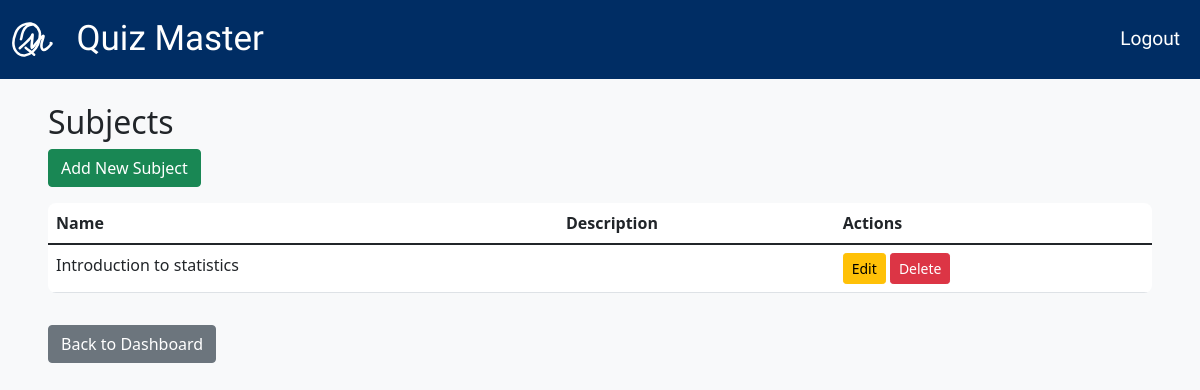
Before: /admin/manage_subjects (signed in) with the older database file.
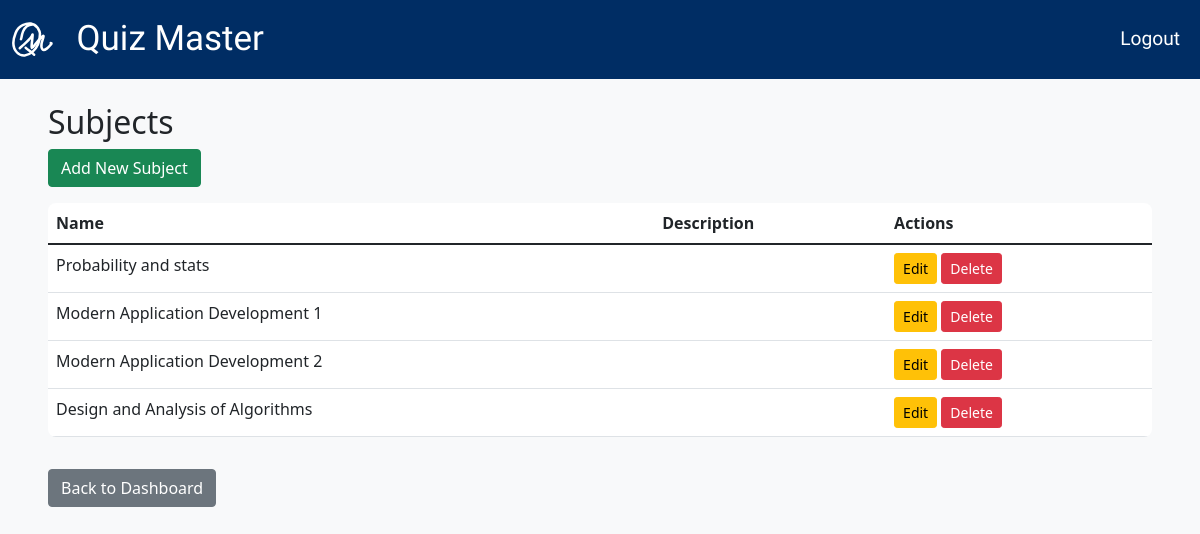
After: the same page with the newer database file.
### app.py (models this page shows)
class Subject(db.Model):
    __tablename__ = 'subject'
    subject_id = db.Column(db.Integer, primary_key=True)
    name = db.Column(db.String(100), unique=True, nullable=False)
    description = db.Column(db.Text)
    chapters = db.relationship('Chapters', backref='subject', lazy=True, cascade='all, delete-orphan')

### app.py (the view)
@app.route('/admin/manage_subjects')
@admin_required
def manage_subjects():
    subjects = Subject.query.all()
    return render_template('manage_subjects.html', subjects=subjects)

### app.py (called while the page is built)
def admin_required(f):
    @wraps(f)
    def decorated_function(*args, **kwargs):
        if 'user_id' not in session:
            if request.endpoint == "login":
                return f(*args, **kwargs)
            return redirect(url_for('login'))
        if session.get('role') != 'admin':
            flash("Unauthorized access!", "danger")
            return redirect(url_for('user_dashboard'))
        return f(*args, **kwargs)
    return decorated_function

### templates/manage_subjects.html
{% extends "base.html" %}
{% block content %}
<div class="container mt-4">
    <h2>Subjects</h2>
    <a href="{{ url_for('create_subject') }}" class="btn btn-success mb-3">Add New Subject</a>
    <div class="table-responsive">
    <table class="table">
        <thead>
            <tr>
                <th>Name</th>
                <th>Description</th>
                <th>Actions</th>
            </tr>
        </thead>
        <tbody>
            {% for subject in subjects %}
            <tr>
                <td>{{ subject.name }}</td>
                <td>{{ subject.description }}</td>
                <td>
                    <a href="{{ url_for('edit_subject', subject_id=subject.subject_id) }}" class="btn btn-warning btn-sm">Edit</a>
                    <form action="{{ url_for('delete_subject', subject_id=subject.subject_id) }}" method="POST" class="d-inline">
                        <button type="submit" class="btn btn-danger btn-sm" onclick="return confirm('Are you sure?')">Delete</button>
                    </form>
                </td>
            </tr>
            {% endfor %}
        </tbody>
    </table>
    </div>
    <a href="{{ url_for('admin_dashboard') }}" class="btn btn-secondary mt-3">Back to Dashboard</a>
</div>
{% endblock %}

Changed rows visible on the page:
removed Subject: name "Introduction to statistics"
added Subject: name "Probability and stats"
added Subject: name "Modern Application Development 1"
added Subject: name "Modern Application Development 2"
added Subject: name "Design and Analysis of Algorithms"
